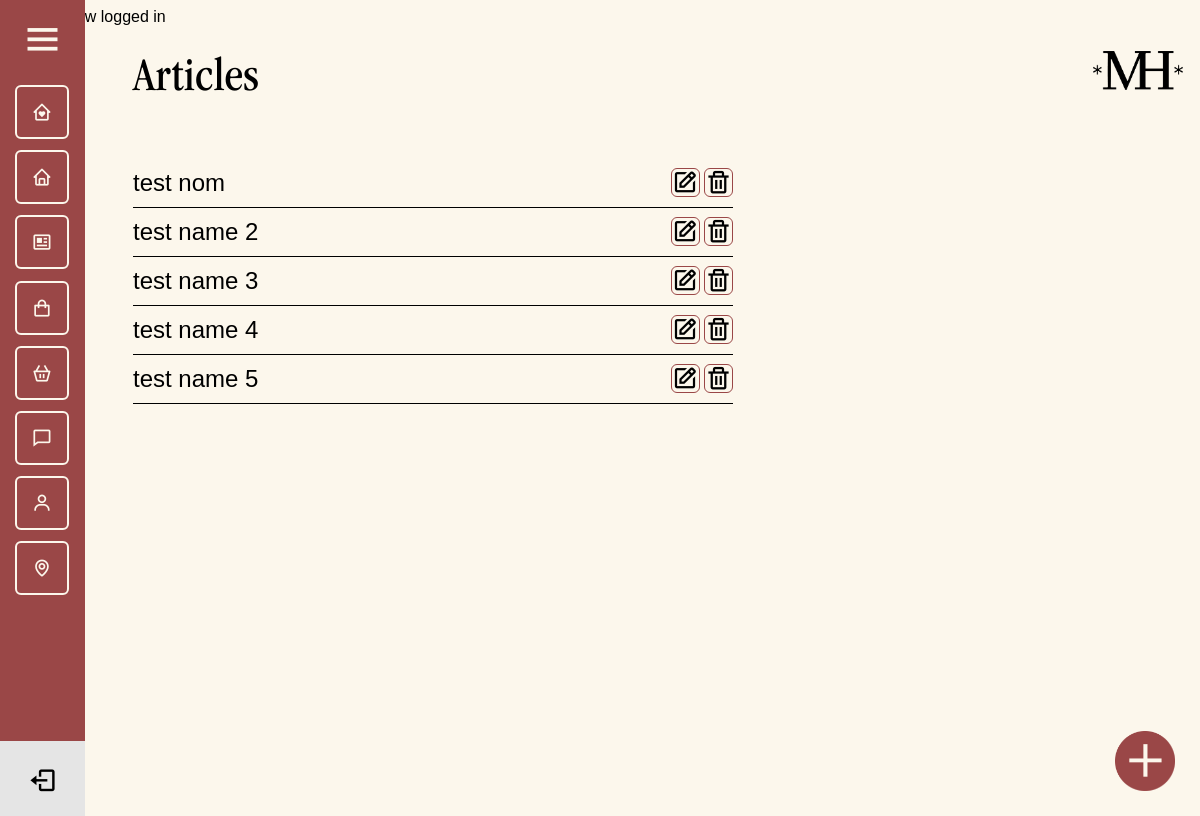
/admin/products.php (signed in), run on the app's committed database.
### tables this page shows
CREATE TABLE `products` (
  `id_p` int(11) NOT NULL,
  `name_p` varchar(255) NOT NULL,
  `description_p` text NOT NULL,
  `photo_p` text NOT NULL,
  `size_p` varchar(10) NOT NULL,
  `quantity_p` varchar(10) NOT NULL,
  `price_p` varchar(255) NOT NULL,
  `rooms_id` int(11) NOT NULL
);

### admin/products.php (the view, shortened to what this page needs)
<?php
require_once $_SERVER['DOCUMENT_ROOT'] . '/core/core.php';
include 'includes/header.php';
include 'includes/navigation.php';
$sql = $db->query("SELECT * FROM products");
?>
<div class="admin_page">
    <div class="header_admin">
        <h1>Articles</h1>
        <img src="../assets/png/LOGO_ANCIEN.png" alt="Logo Muriel">
    </div>
    <div class="admin_page_tours">
    <?php while ($tour = mysqli_fetch_assoc($sql)) : ?>
        <div class="admin_page_tours_container">
            <div class="admin_page_tours_title">
                <h2><?= $tour['name_p']; ?></h2>
            </div>
            <div class="admin_page_tours_action">
                <a href="add_tour.php?edit=<?= $tour['id_p']; ?>"><i class='bx bx-edit' ></i></a>
                <a href="tours.php?delete=<?= $tour['id_p']; ?>"><i class='bx bx-trash' ></i></a>
            </div>
        </div>
        <?php endwhile; ?>
        <a href="add_product.php"><img src="/assets/png/button_add.png" alt=""></a>
    </div>
</div>

### admin/css/style.css (style rules this page uses)
body { position: relative; min-height: 100vh; width: 100%; background-color: #FCF7EC; font-family: sans-serif; overflow-x: hidden; }
.admin_page { margin: 25px 25px 25px 125px; }
.admin_page .header_admin { display: flex; justify-content: space-between; }
.admin_page .header_admin h1 { font-family: ITCGaramondStd-BkNarrow; font-style: normal; font-weight: normal; font-size: 4vw; margin: 0; }
.admin_page .header_admin img { width: 90px; height: 39px; }
.admin_page_tours { margin-top: 50px; }
.admin_page_tours_container { display: flex; justify-content: space-between; align-items: center; border-bottom: solid 1px; width: 50vw; }
.admin_page_tours_title h2 { margin: 10px 0; font-weight: 500; }
.admin_page_tours_action i { font-size: 27px; border: solid 1.5px #9A4747; border-radius: 6px; color: #000; }
.admin_page_tours a img, .admin_page_comments a img { position: fixed; right: 25px; bottom: 25px; width: 60px; transition: all 0.5s; }

### data on the page
products: name_p "test nom"
products: name_p "test name 2"
products: name_p "test name 3"
products: name_p "test name 4"
products: name_p "test name 5"

### other printed values
$_SESSION['logged_in'] "You are now logged in"
